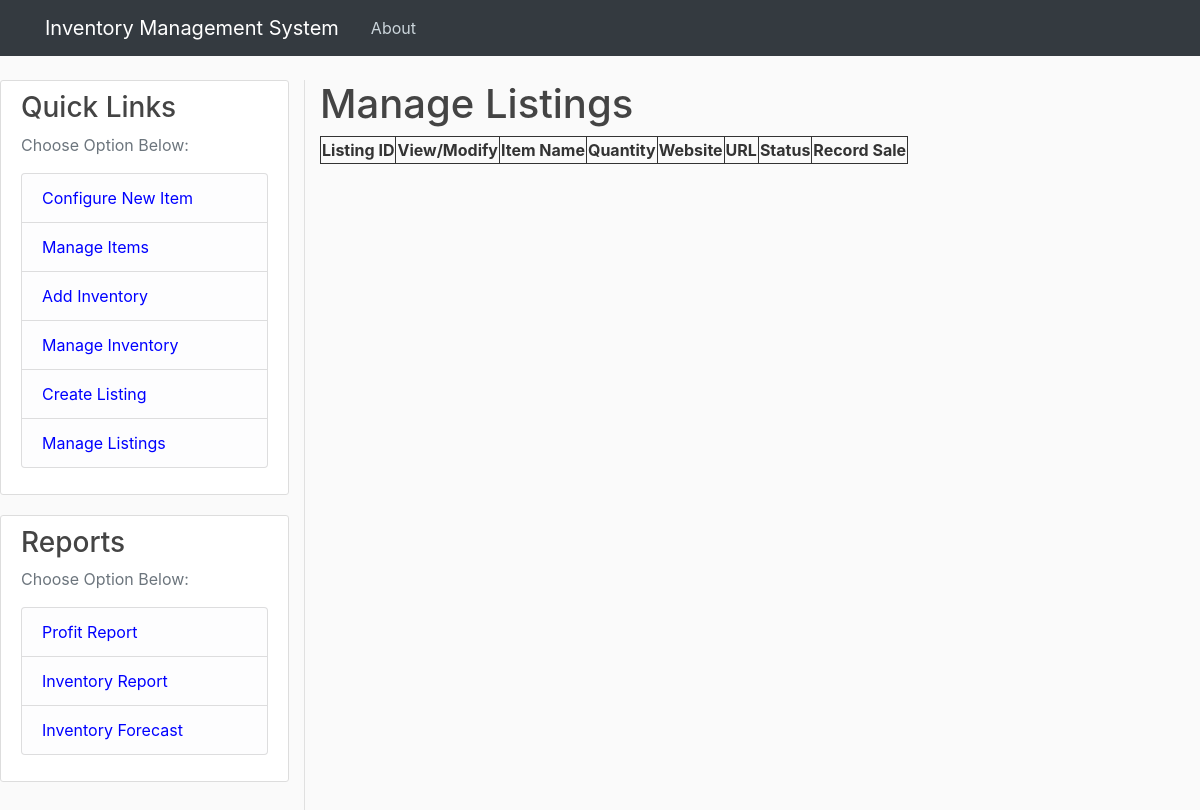
The page /manage_listings on the database as committed earlier.
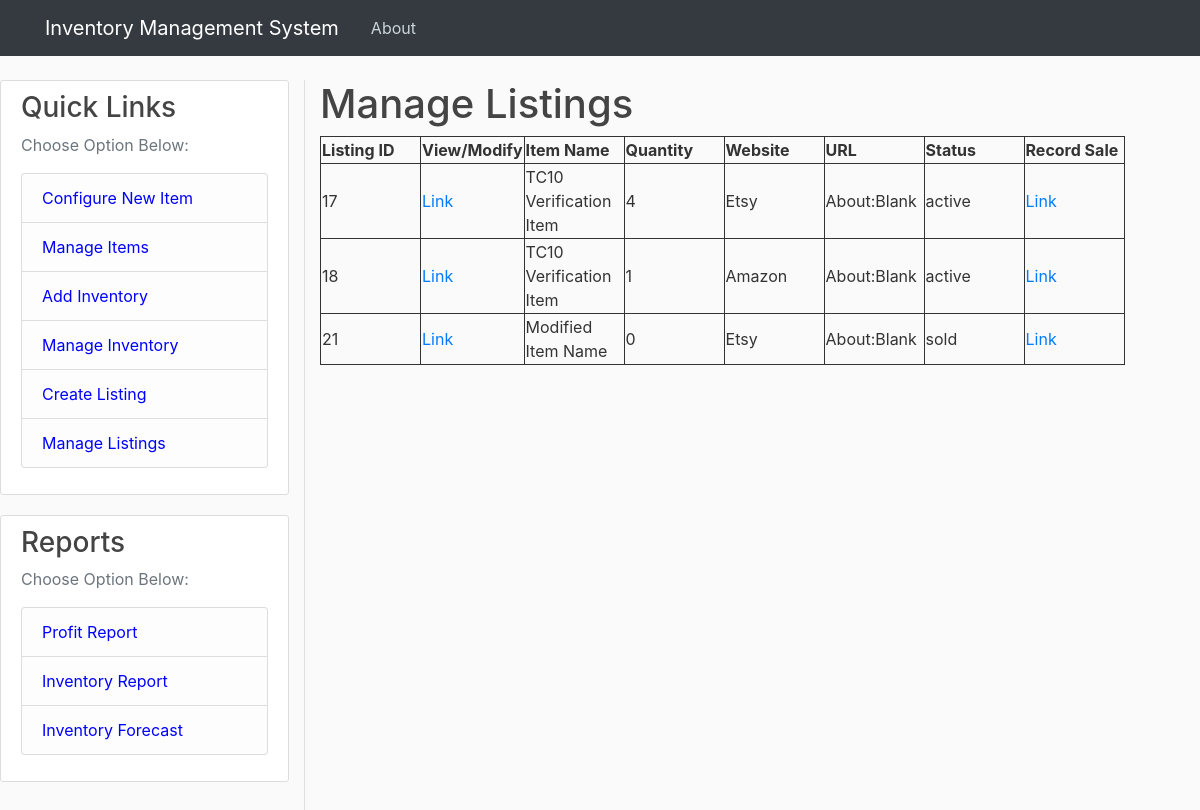
The same page on the database as committed later.
### tables this page shows
CREATE TABLE items (
	item_id INTEGER NOT NULL PRIMARY KEY AUTOINCREMENT,
	item_name TEXT,
	item_description TEXT
);

CREATE TABLE listings (
	listing_id INTEGER PRIMARY KEY AUTOINCREMENT,
	item_id INTEGER,
	website TEXT,
	listing_url TEXT,
	listing_status INTEGER
, quantity INTEGER, unit_price REAL);

### inventoryWebApp.py (the view)
@app.route("/manage_listings")
def manage_listings():
    listings = get_listings()     # Retrieving all data from inventory database
    items = get_items()     # Retrieving all data from the items database
    if len(listings) > 0:  # Verifying there are entries in inventory table, else return blank list
        df_listings = pd.DataFrame(listings)  # Converting inventory and Items to DataFrames to join
        df_items = pd.DataFrame(items)
        df_merge = pd.merge(df_listings, df_items, how='inner', on='item_id')  # Joining to bring in item_name
        df_merge = df_merge[['listing_id', 'item_id', 'item_name', 'quantity', 'website', 'listing_url', 'listing_status']]    # Reducing to just necessary columns
        json_output = df_merge.to_dict(orient='records')
    else:
        json_output = []
    return render_template('manage_listings.html', json_data=json_output)

### inventoryDbFunctions.py (called while the page is built)
def create_connection(db_file=None):
    if db_file:
        print(db_file)
    else:
        db_file = prod_db_file
    conn2 = sqlite3.connect(db_file)
    return conn2

def get_items(item_id=0, db_file=None):
    items = []
    try:
        conn = create_connection(db_file)
        conn.row_factory = sqlite3.Row
        cur = conn.cursor()
        if item_id == 0:
            cur.execute("SELECT * FROM ITEMS")
        else:
            id_str = str(item_id)
            cur.execute("SELECT * FROM ITEMS WHERE item_id = " + id_str)
        rows = cur.fetchall()
        for i in rows:
            item = {}
            item["item_id"] = i["item_id"]
            item["item_name"] = i["item_name"]
            item["item_description"] = i["item_description"]
            items.append(item)
        conn.close()
    except:
        print("Error in get_items function")
    return items

### templates/manage_listings.html (shortened to what this page needs)
{% extends "layout.html" %}
{% block content %}
<body>
  <h1> Manage Listings</h1>
  <table border = "1">
    <thread>
      <tr>
        <th style = "border:solid 1px;"> Listing ID</th>
        <th style = "border:solid 1px;"> View/Modify</th>
        <th style = "border:solid 1px;"> Item Name</th>
        <th style = "border:solid 1px;"> Quantity</th>
        <th style = "border:solid 1px;"> Website</th>
        <th style = "border:solid 1px;"> URL</th>
        <th style = "border:solid 1px;"> Status</th>
        <th style = "border:solid 1px;"> Record Sale</th>
      </tr>
    </thread>
    <tbody>
      {% for entry in json_data %}
        <tr>
          <td style = "min-width: 100px; max-width:300px;">{{ entry.listing_id }}</td>
          <td style = "min-width: 100px; max-width:300px;"><a href="{{ url_for('modify_listing', index = entry.listing_id) }}">Link</a></td>
          <td style = "min-width: 100px; max-width:300px;">{{ entry.item_name }}</td>
          <td style = "min-width: 100px; max-width:300px;">{{ entry.quantity }}</td>
          <td style = "min-width: 100px; max-width:300px;">{{ entry.website }}</td>
          <td style = "min-width: 100px; max-width:300px;">{{ entry.listing_url }}</td>
          <td style = "min-width: 100px; max-width:300px;">{{ entry.listing_status }}</td>
          <td style = "min-width: 100px; max-width:300px;"><a href="{{ url_for('record_sale', index = entry.listing_id) }}">Link</a></td>
        </tr>
      {% endfor %}
    </tbody>
  </table>
</body>
{% endblock %}

### templates/layout.html (shortened to what this page needs)
<!DOCTYPE html>
<html>
<head>
    <link rel="stylesheet" href=https://maxcdn.bootstrapcdn.com/bootstrap/4.0.0/css/bootstrap.min.css>
    <link rel="stylesheet" type="text/css" href="{{ url_for('static', filename='main.css') }}">
</head>
<body>
    <header class="site-header">
      <nav class="navbar navbar-expand-md navbar-dark bg-dark fixed-top">
        <div class="container">
          <a class="navbar-brand mr-4" href="/">Inventory Management System</a>
          <div class="collapse navbar-collapse" id="navbarToggle">
            <div class="navbar-nav mr-auto">
              <a class="nav-item nav-link" href="{{ url_for('about') }}">About</a>
            </div>
          </div>
        </div>
      </nav>
    </header>
    <main role="main" class="main-content">
      <div class="row">
          <div class="col-md-4 bd-sidebar">
          <div class="content-section">
            <h3>Quick Links</h3>
            <p class='text-muted'>Choose Option Below:
              <ul class="list-group" style="list-style: none;">
                <li><a class="list-group-item list-group-item-light" style="color: blue;" href="{{ url_for('new_item', index = 0) }}">Configure New Item</a>
                    <a class="list-group-item list-group-item-light" style="color: blue;" href="{{ url_for('items_list') }}">Manage Items</a>
                    <a class="list-group-item list-group-item-light" style="color: blue;" href="{{ url_for('modify_inventory', index = 0) }}">Add Inventory</a>
                    <a class="list-group-item list-group-item-light" style="color: blue;" href="{{ url_for('inventory_list') }}">Manage Inventory</a>
                    <a class="list-group-item list-group-item-light" style="color: blue;" href="{{ url_for('modify_listing', index = 0) }}">Create Listing</a>
                    <a class="list-group-item list-group-item-light" style="color: blue;" href="{{ url_for('manage_listings') }}">Manage Listings</a>
                </li>
              </ul>
            </p>
          </div>
          <div class="content-section">
            <h3>Reports</h3>
            <p class='text-muted'>Choose Option Below:
              <ul class="list-group" style="list-style: none;">
                <li><a class="list-group-item list-group-item-light" style="color: blue;" href="{{ url_for('profit_report') }}">Profit Report</a>
                    <a class="list-group-item list-group-item-light" style="color: blue;" href="{{ url_for('inventory_report') }}">Inventory Report</a>
                    <a class="list-group-item list-group-item-light" style="color: blue;" href="{{ url_for('inventory_forecast', index = 0) }}">Inventory Forecast</a>
                </li>
              </ul>
            </p>
          </div>
        </div>
        <div class="col-md-8">
          {% block content %}{% endblock %}
        </div>
      </div>
    </main>
</body>
</html>

### static/main.css (style rules this page uses)
body { background: #fafafa; color: #333333; margin-top: 5rem; }
h1, h2, h3, h4, h5, h6 { color: #444444; }
ul { list-style: none; }
.site-header .navbar-nav .nav-link { color: #cbd5db; }
.content-section { background: #ffffff; padding: 10px 20px; border: 1px solid #dddddd; border-radius: 3px; margin-bottom: 20px; }
.bd-sidebar { -webkit-box-ordinal-group: 1; -ms-flex-order: 0; order: 0; border-bottom: 1px solid rgba(0, 0, 0, 0.1); }
@media (min-width: 768px) { .bd-sidebar { border-right: 1px solid rgba(0, 0, 0, 0.1); } }
@media (min-width: 1200px) { .bd-sidebar { -webkit-box-flex: 0; -ms-flex: 0 1 320px; flex: 0 1 320px; } }

### templates/manage_listings.html (style rules this page uses)
table { border-collapse:collapse; table-layout:auto; border:solid 1px; }
table td { border:solid 1px; word-wrap:break-word; min-width:200px; max-width:500px; }

Rows that differ between the two databases and show on the page:
added items: item_name "TC10 Verification Item" "TC10 Verification Item"
added listings: website "Etsy", listing_url "About:Blank", listing_status "active"
added listings: website "Amazon", listing_url "About:Blank", listing_status "active"
now on this page (row unchanged): items: item_name "Modified Item Name"
added listings: website "Etsy", listing_url "About:Blank", listing_status "sold"
Other text that changed with them:
new list line: "17 Link 4 Link"
new list line: "18 Link 1 Link"
new list line: "21 Link 0 Link"
